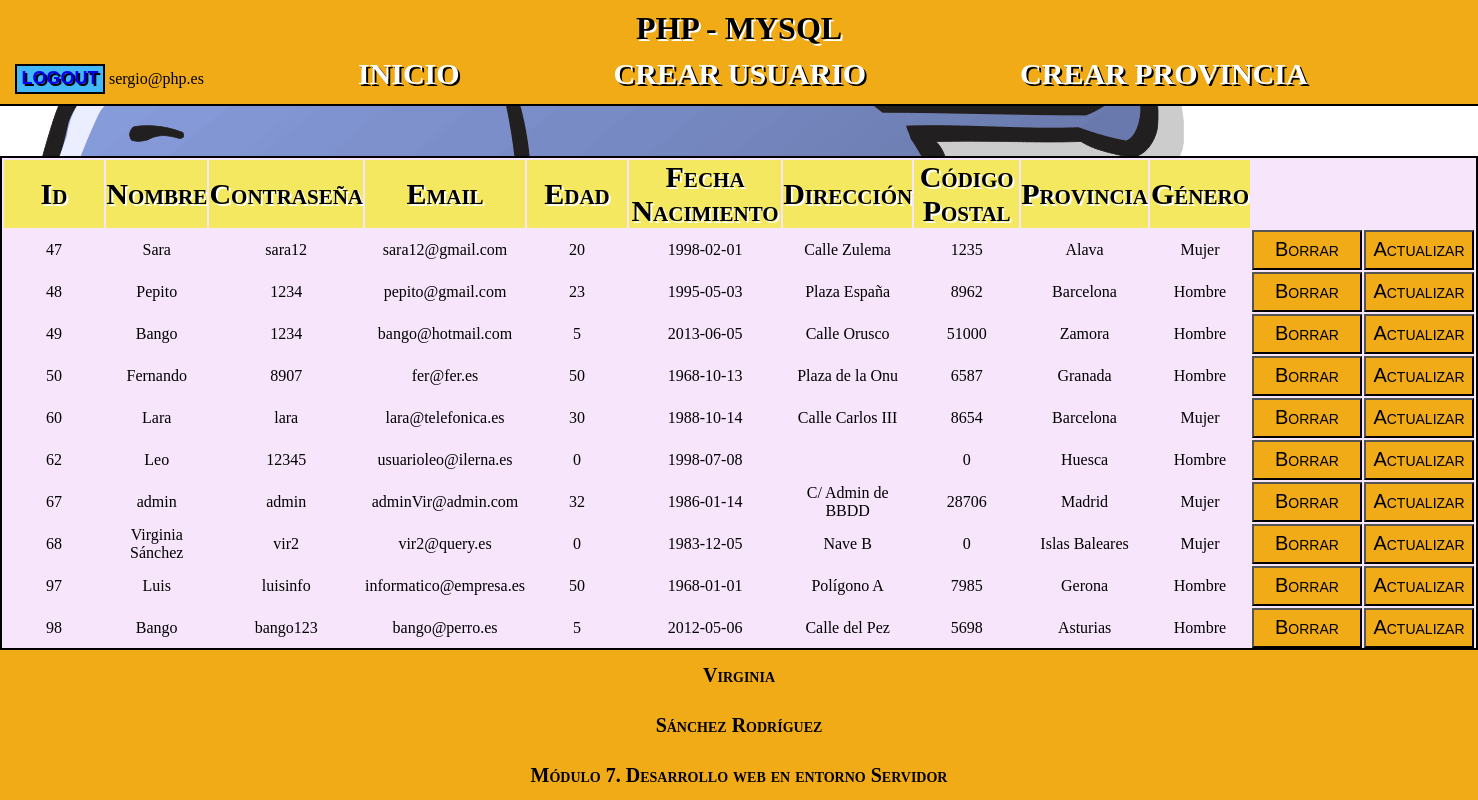
Page /?pagina=2 (signed in) on the committed database.
### tables this page shows
CREATE TABLE `usuarios` (
  `Id` int(11) NOT NULL,
  `Nombre` varchar(30) DEFAULT NULL,
  `Contrasena` varchar(8) NOT NULL,
  `Email` varchar(30) NOT NULL,
  `Edad` int(11) DEFAULT NULL,
  `FechaNacimiento` date DEFAULT NULL,
  `Direccion` varchar(100) DEFAULT NULL,
  `CodigoPostal` int(11) DEFAULT NULL,
  `Provincia` varchar(30) DEFAULT NULL,
  `Genero` varchar(10) DEFAULT NULL
);

### index.php (called while the page is built, shortened)
<?php
	include 'cabecera.php';
	include 'contenido.php';
	include 'pie.php';
?>

### contenido.php (the view, shortened to what this page needs)
<table>
	<tr>
	    <th>Id</th>
	    <th>Nombre</th>
	    <th>Contraseña</th>
	    <th>Email</th>
	    <th>Edad</th>
	    <th>Fecha Nacimiento</th>
	    <th>Dirección</th>
	    <th>Código Postal</th>
	    <th>Provincia</th>
	    <th>Género</th>
	</tr>
<?php
	include 'conexion.php';
	$query = "SELECT * FROM usuarios";
	$registrosPorPagina = 10;
	if(isset($_GET['pagina'])){
		if ($_GET['pagina'] == 1){
			header ("Location:index.php");
		}
		else {
			$pagina = $_GET['pagina'];
		}
	}
	else {
		$pagina = 1;
	}
	$primerRegistro = ($pagina-1)*$registrosPorPagina;
	$resultado = $conexion->query($query);
	$registros = $resultado->fetchAll (PDO::FETCH_OBJ);
	$numeroRegistros = count($registros);
	$numeroPaginas = ceil($numeroRegistros/$registrosPorPagina);
	$queryLimite = "SELECT * FROM usuarios LIMIT $primerRegistro,$registrosPorPagina";
	$resultadoLimite = $conexion->query($queryLimite);
	$registrosLimite = $resultadoLimite->fetchAll (PDO::FETCH_OBJ);
	foreach($registrosLimite as $usuario):
?>
<tr>
	<td> <?php echo $usuario->Id?> </td>
	<td> <?php echo $usuario->Nombre?> </td>
	<td> <?php echo $usuario->Contrasena?> </td>
	<td> <?php echo $usuario->Email?> </td>
	<td> <?php echo $usuario->Edad?> </td>
	<td> <?php echo $usuario->FechaNacimiento?> </td>
	<td> <?php echo $usuario->Direccion?> </td>
	<td> <?php echo $usuario->CodigoPostal?> </td>
	<td> <?php echo $usuario->Provincia?> </td>
	<td> <?php echo $usuario->Genero?> </td>
	<?php
		if(isset($_SESSION['usuario'])){ ?>
			<td>
				<form action="formularioUsuario.php?opcion=borrar" method="POST">
					<input type="submit" value="Borrar" name="borrar" />
				</form>
			</td>
			<td>
				<form action="formularioUsuario.php?opcion=actualizar" method="POST">
					<input type="submit" value="Actualizar" name="actualizar" />
				</form>
			</td>
		<?php }
	?>
</tr>
<?php
	endforeach;
?>
</table>
<div id="paginacion">
	<a href="index.php?pagina=<?php	if ($pagina != 1) {echo $pagina-1;} else {echo '1';}?>"><img src="images/backward2.png" alt="Anterior"></a>
	<?php
		for ($i = 1; $i <= $numeroPaginas; $i++) {
			echo "<a href='?pagina=" . $i . "'>" . $i . "</a> ";
		}
	?>
	<a href="index.php?pagina=<?php	if ($pagina != $numeroPaginas) {echo $pagina+1;} else {echo $numeroPaginas;}  ?>"><img src="images/forward3.png" alt="Posterior"></a>
</div>

### css/estilos.css (style rules this page uses)
* { margin: 0; padding: 0; text-decoration: none; }
body { background: url(../images/phpelephant.png) no-repeat; position: relative; }
table { background: #F7E5FB; border: 2px solid black; width: auto; margin: 50px auto; }
th { min-width: 100px; font-weight: bold; text-shadow: 2px 2px white; font-variant: small-caps; font-size: 30px; background: #F4E860; text-align: center; }
tr { height: 40px; }
td { text-align: center; }
td input { min-width: 100px; font-variant: small-caps; font-size: 20px; background: #F1AB16; width: 110px; height: 40px; }
#paginacion { width: 20%; margin-left: 70%; text-align: center; font-size: 25px; }
#paginacion a { text-decoration: none; margin-right: 15px; margin-left: 15px; }

### rows in the picture
usuarios: Id "47", Nombre "Sara", Contrasena "sara12", Email "sara12@gmail.com", Edad "20", FechaNacimiento "1998-02-01", Direccion "Calle Zulema", CodigoPostal "1235", Provincia "Alava", Genero "Mujer"
usuarios: Id "48", Nombre "Pepito", Contrasena "1234", Email "pepito@gmail.com", Edad "23", FechaNacimiento "1995-05-03", Direccion "Plaza España", CodigoPostal "8962", Provincia "Barcelona", Genero "Hombre"
usuarios: Id "49", Nombre "Bango", Contrasena "1234", Email "bango@hotmail.com", Edad "5", FechaNacimiento "2013-06-05", Direccion "Calle Orusco", CodigoPostal "51000", Provincia "Zamora", Genero "Hombre"
usuarios: Id "50", Nombre "Fernando", Contrasena "8907", Email "fer@fer.es", Edad "50", FechaNacimiento "1968-10-13", Direccion "Plaza de la Onu", CodigoPostal "6587", Provincia "Granada", Genero "Hombre"
usuarios: Id "60", Nombre "Lara", Contrasena "lara", Email "lara@telefonica.es", Edad "30", FechaNacimiento "1988-10-14", Direccion "Calle Carlos III", CodigoPostal "8654", Provincia "Barcelona", Genero "Mujer"
usuarios: Id "62", Nombre "Leo", Contrasena "12345", Email "usuarioleo@ilerna.es", Edad "0", FechaNacimiento "1998-07-08", CodigoPostal "0", Provincia "Huesca", Genero "Hombre"
usuarios: Id "67", Nombre "admin", Contrasena "admin", Email "adminVir@admin.com", Edad "32", FechaNacimiento "1986-01-14", Direccion "C/ Admin de BBDD", CodigoPostal "28706", Provincia "Madrid", Genero "Mujer"
usuarios: Id "68", Nombre "Virginia Sánchez", Contrasena "vir2", Email "vir2@query.es", Edad "0", FechaNacimiento "1983-12-05", Direccion "Nave B", CodigoPostal "0", Provincia "Islas Baleares", Genero "Mujer"
usuarios: Id "97", Nombre "Luis", Contrasena "luisinfo", Email "informatico@empresa.es", Edad "50", FechaNacimiento "1968-01-01", Direccion "Polígono A", CodigoPostal "7985", Provincia "Gerona", Genero "Hombre"
usuarios: Id "98", Nombre "Bango", Contrasena "bango123", Email "bango@perro.es", Edad "5", FechaNacimiento "2012-05-06", Direccion "Calle del Pez", CodigoPostal "5698", Provincia "Asturias", Genero "Hombre"

### other values in the picture
$_SESSION['usuario'] "sergio@php.es"
